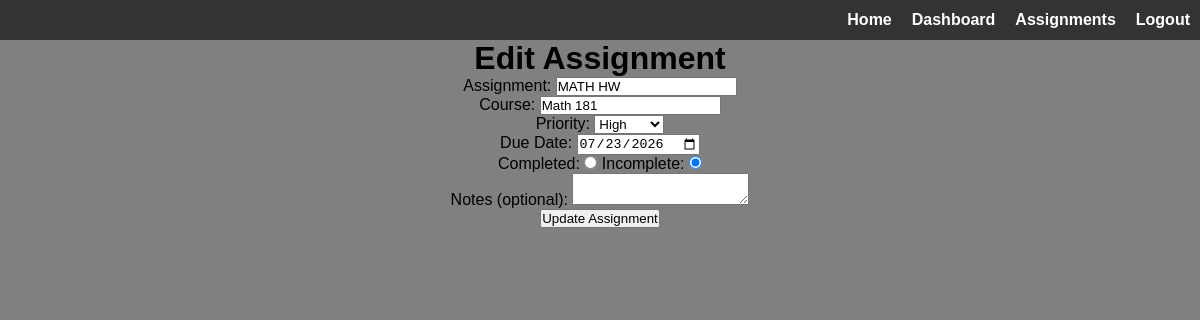
Page /edit-assignment/1 (signed in) on the earlier database version.
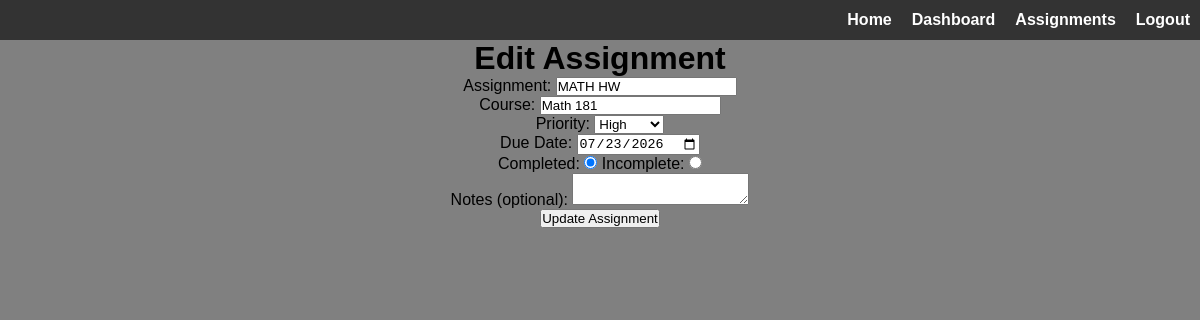
Same page on the later database version.
### app/models.py (models this page shows, shortened)
class Assignment(db.Model):
    id = db.Column(db.Integer, primary_key=True)
    name = db.Column(db.String(150))
    course = db.Column(db.String(150))
    priority = db.Column(db.String(150))
    due_date = db.Column(db.Date)
    notes = db.Column(db.String(10000))
    completion_status = db.Column(db.Boolean, default=False)
    student = db.Column(db.Integer, db.ForeignKey('user.id'))

### app/dashboard/routes.py (the view, shortened to what this page needs)
@views.route("/edit-assignment/<int:id>", methods=["GET", "POST"])
@login_required
def edit_assignment(id):
    assignment = Assignment.query.get_or_404(id)
    return render_template("edit.html", assignment=assignment, user=current_user)

### app/__init__.py (called while the page is built)
def create_app():
    app = Flask(__name__)
    app.config['SECRET_KEY'] = os.environ.get("SECRET_KEY")
    app.config['SQLALCHEMY_DATABASE_URI'] = 'sqlite:///database.db'
    db.init_app(app)
    from app.auth.routes import auth
    from app.dashboard.routes import views
    app.register_blueprint(auth, url_prefix="/auth")
    app.register_blueprint(views, url_prefix="/")
    from .models import User, Assignment
    login_manager = LoginManager()
    login_manager.login_view = "auth.login"
    login_manager.init_app(app)
    @login_manager.user_loader
    def load_user(id):
        return User.query.get(int(id))
    if not path.exists('app/' + "database.db"):
        with app.app_context():
            db.create_all()
        print('Created Database!')
    return app

### app/templates/edit.html (shortened to what this page needs)
{% extends "index.html" %}
{% block content %}
    <div align="center">
        <h1>Edit Assignment</h1>
        <form method="POST" action="/edit-assignment/{{ assignment.id }}">
            <div>
                <label for="name">Assignment:</label>
                <input type="text" name="name" id="name" value="{{ assignment.name }}" placeholder="Example: Study for Final Exam" required><br>
                <label for="course">Course:</label>
                <input type="text" name="course" id="course" value="{{ assignment.course }}" required>
            </div>
            <div>
                <label for="priority">Priority:</label>
                <select name="priority" id="priority" required>
                    <option value="High" selected>High</option>
                </select><br>
            </div>
            <div>
                <label for="due_date">Due Date:</label>
                <input type="date" name="due_date" id="due_date" value= "{{ assignment.due_date }}" required><br>
            </div>
            <div>
                <label for="complete">Completed: </label>
                <input type="radio" name="completed" id="complete" value="True" {% if assignment.completion_status %}checked{% endif %}>
                <label for="incomplete">Incomplete: </label>
                <input type="radio" name="completed" id="incomplete" value="False" {% if not assignment.completion_status %}checked{% endif %}><br>
            </div>
            <label for="notes">Notes (optional):</label>
            <textarea name="notes" id="notes">{{ assignment.notes }}</textarea><br>
            <div align="center">
                <input type="submit" value="Update Assignment">
            </div>
        </form>
    </div>
{% endblock %}

Differences in the rows shown:
changed Assignment "MATH HW": completion_status "☐ Completed:" → "☑ Completed:"; completion_status "☑ Incomplete:" → "☐ Incomplete:"
